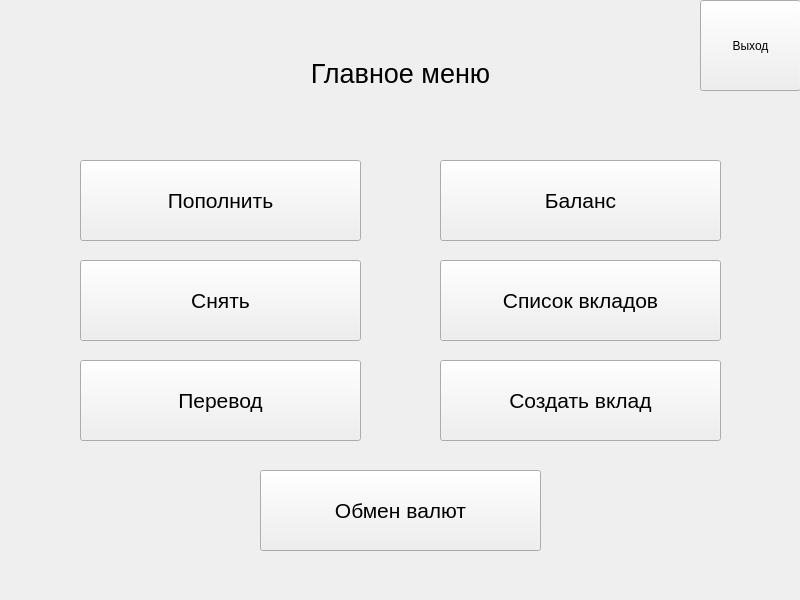
<?xml version="1.0" encoding="UTF-8"?>
<ui version="4.0">
 <class>MainWindow</class>
 <widget class="QMainWindow" name="MainWindow">
  <property name="geometry">
   <rect>
    <x>0</x>
    <y>0</y>
    <width>800</width>
    <height>600</height>
   </rect>
  </property>
  <property name="windowTitle">
   <string>Главное меню</string>
  </property>
  <widget class="QWidget" name="centralwidget">
   <widget class="QWidget" name="verticalLayoutWidget">
    <property name="geometry">
     <rect>
      <x>80</x>
      <y>30</y>
      <width>641</width>
      <height>86</height>
     </rect>
    </property>
    <layout class="QVBoxLayout" name="verticalLayout">
     <item>
      <widget class="QLabel" name="label">
       <property name="font">
        <font>
         <pointsize>20</pointsize>
        </font>
       </property>
       <property name="text">
        <string>Главное меню</string>
       </property>
       <property name="alignment">
        <set>Qt::AlignCenter</set>
       </property>
      </widget>
     </item>
    </layout>
   </widget>
   <widget class="QPushButton" name="addPushButton">
    <property name="geometry">
     <rect>
      <x>80</x>
      <y>160</y>
      <width>281</width>
      <height>81</height>
     </rect>
    </property>
    <property name="font">
     <font>
      <pointsize>16</pointsize>
     </font>
    </property>
    <property name="text">
     <string>Пополнить</string>
    </property>
   </widget>
   <widget class="QPushButton" name="removePushButton">
    <property name="geometry">
     <rect>
      <x>80</x>
      <y>260</y>
      <width>281</width>
      <height>81</height>
     </rect>
    </property>
    <property name="font">
     <font>
      <pointsize>16</pointsize>
     </font>
    </property>
    <property name="text">
     <string>Снять</string>
    </property>
   </widget>
   <widget class="QPushButton" name="transferPushButton">
    <property name="geometry">
     <rect>
      <x>80</x>
      <y>360</y>
      <width>281</width>
      <height>81</height>
     </rect>
    </property>
    <property name="font">
     <font>
      <pointsize>16</pointsize>
     </font>
    </property>
    <property name="text">
     <string>Перевод</string>
    </property>
   </widget>
   <widget class="QPushButton" name="exchangePushButton">
    <property name="geometry">
     <rect>
      <x>260</x>
      <y>470</y>
      <width>281</width>
      <height>81</height>
     </rect>
    </property>
    <property name="font">
     <font>
      <pointsize>16</pointsize>
     </font>
    </property>
    <property name="text">
     <string>Обмен валют</string>
    </property>
   </widget>
   <widget class="QPushButton" name="statusPushButton">
    <property name="geometry">
     <rect>
      <x>440</x>
      <y>160</y>
      <width>281</width>
      <height>81</height>
     </rect>
    </property>
    <property name="font">
     <font>
      <pointsize>16</pointsize>
     </font>
    </property>
    <property name="text">
     <string>Баланс</string>
    </property>
   </widget>
   <widget class="QPushButton" name="listDepositsPushButton">
    <property name="geometry">
     <rect>
      <x>440</x>
      <y>260</y>
      <width>281</width>
      <height>81</height>
     </rect>
    </property>
    <property name="font">
     <font>
      <pointsize>16</pointsize>
     </font>
    </property>
    <property name="text">
     <string>Список вкладов</string>
    </property>
   </widget>
   <widget class="QPushButton" name="addDepositPushButton">
    <property name="geometry">
     <rect>
      <x>440</x>
      <y>360</y>
      <width>281</width>
      <height>81</height>
     </rect>
    </property>
    <property name="font">
     <font>
      <pointsize>16</pointsize>
     </font>
    </property>
    <property name="text">
     <string>Создать вклад</string>
    </property>
   </widget>
   <widget class="QPushButton" name="exitPushButton">
    <property name="geometry">
     <rect>
      <x>700</x>
      <y>0</y>
      <width>101</width>
      <height>91</height>
     </rect>
    </property>
    <property name="text">
     <string>Выход</string>
    </property>
   </widget>
  </widget>
 </widget>
 <resources/>
 <connections/>
</ui>
